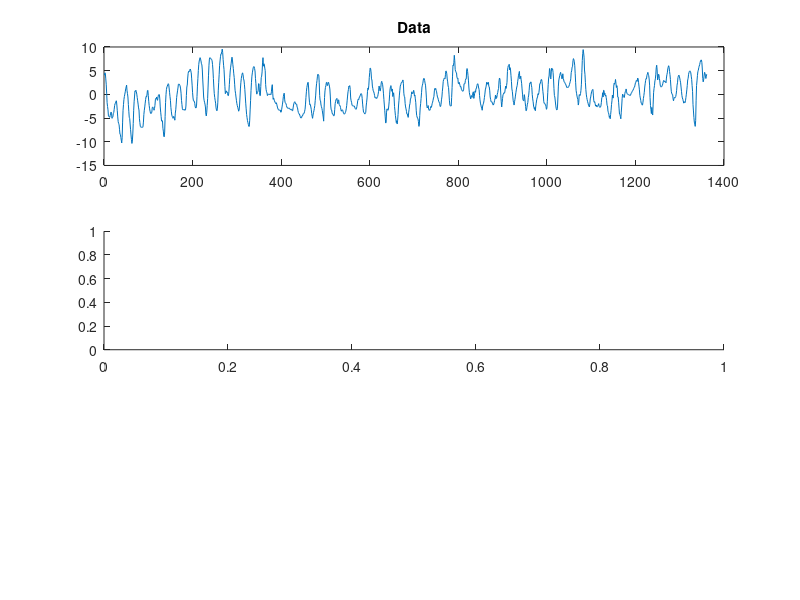

Source code (MATLAB): (Note: this script raises an error after producing the figure.)
close all
clearvars
clc

%% Testing GitHub :) BP

clear all
cutoff = 40;
alpha = 0.05;
fnum = 0;

load svedala

y = svedala;

fnum = fnum + 1;
figure(fnum)
subplot(311)
plot(y);
title('Data')
subplot(312)
acf(y, cutoff, alpha, true, 0, 0);
title('ACF of y')
subplot(313)
pacf(y, cutoff, alpha, true, 0);
title('PACF of y')

% Deseasonalizing
A24 = [1, zeros(1,23), -1];
y_s = filter(A24, 1, y);
y_s(1:24) = [];

fnum = fnum + 1;
figure(fnum)
subplot(311)
plot(y_s);
title('Data, S=24')
subplot(312)
acf(y_s, cutoff, alpha, true, 0, 0);
title('ACF, S=24')
subplot(313)
pacf(y_s, cutoff, alpha, true, 0);
title('PACF, S=24')

% Attempt: AR1

data = iddata(y_s);
model_init = idpoly([1, 0], [], []);
model_armax = pem(data, model_init);

present(model_armax)
y_f = filter(model_armax.a, 1, y_s);

fnum = fnum + 1;
figure(fnum)
subplot(311)
plot(y_f);
title('Residuals, AR1, S=24')
subplot(312)
acf(y_f, cutoff, alpha, true, 0, 0);
title('ACF, residuals AR1, S=24')
subplot(313)
pacf(y_f, cutoff, alpha, true, 0);
title('PACF, residuals AR1, S=24')

% Attempt: AR2

model_init = idpoly([1, 0, 0], [], []);
model_armax = pem(data, model_init);

present(model_armax)
y_f = filter(model_armax.a, 1, y_s);

fnum = fnum + 1;
figure(fnum)
subplot(311)
plot(y_f);
title('Residuals, AR2, S=24')
subplot(312)
acf(y_f, cutoff, alpha, true, 0, 0);
title('ACF, residuals AR2, S=24')
subplot(313)
pacf(y_f, cutoff, alpha, true, 0);
title('PACF, residuals AR2, S=24')

% Attempt: ARMA(2,24);

model_init = idpoly([1, 0, 0], [], [1, zeros(1, 24)]);
model_init.Structure.c.Free = [zeros(1,24), 1];
model_armax = pem(data, model_init);

present(model_armax)
y_f = filter(model_armax.a, model_armax.c, y_s);

fnum = fnum + 1;
figure(fnum)
subplot(311)
plot(y_f);
title('Residuals, ARMA(2,24) S=24')
subplot(312)
acf(y_f, cutoff, alpha, true, 0, 0);
title('ACF, residuals ARMA(2,24), S=24')
subplot(313)
pacf(y_f, cutoff, alpha, true, 0);
title('PACF, residuals ARMA(2,24), S=24')

fnum = fnum + 1;
figure(fnum)
normplot(y_f)




